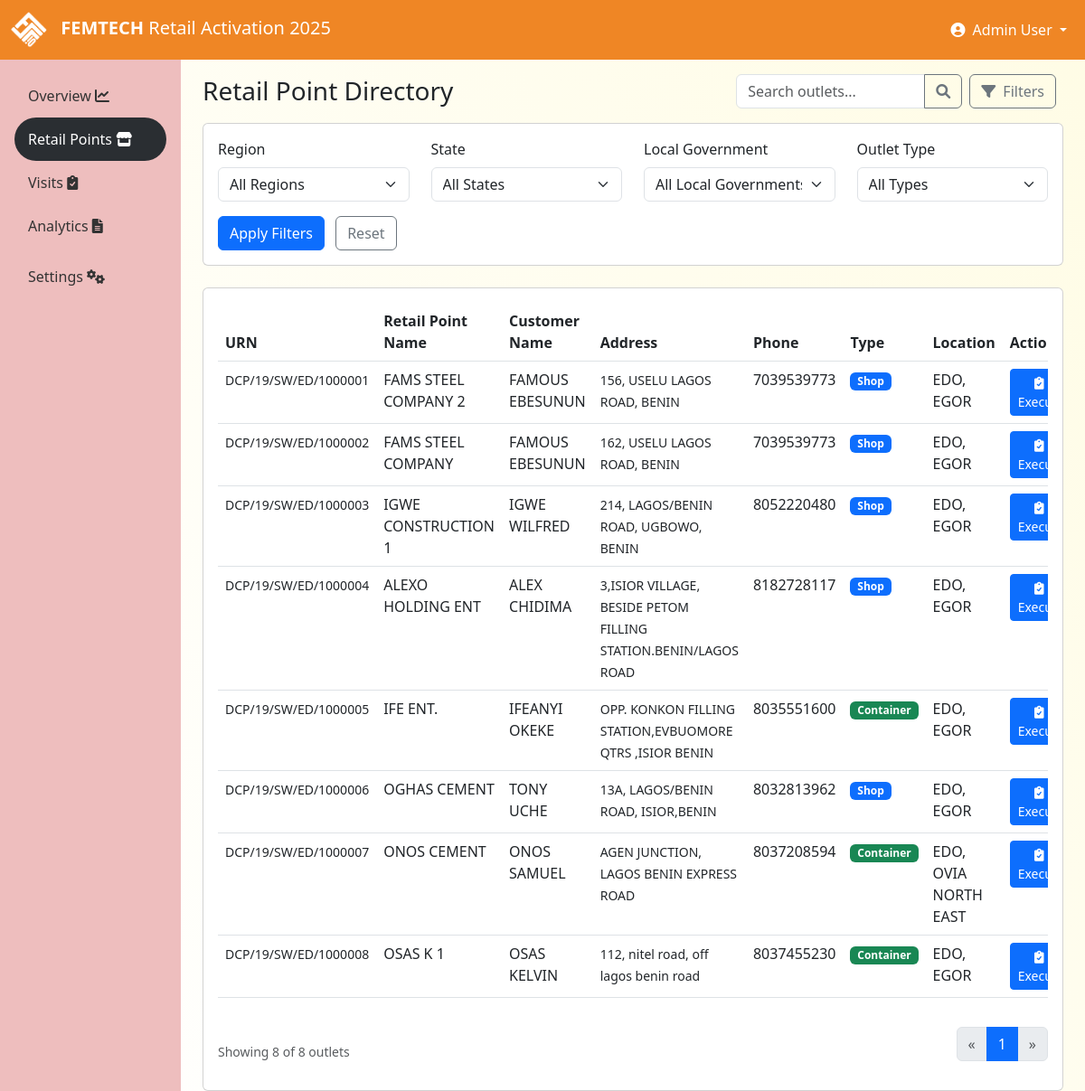
The app's page /outlets (signed in) with its own data.
### tables this page shows
CREATE TABLE profile (
        id INTEGER PRIMARY KEY,
        company_name TEXT NOT NULL DEFAULT 'DANGOTE',
        app_title TEXT NOT NULL DEFAULT 'POSM Retail Activation 2025',
        primary_color TEXT NOT NULL DEFAULT '#fdcc03',
        secondary_color TEXT NOT NULL DEFAULT '#f8f9fa',
        accent_color TEXT NOT NULL DEFAULT '#343a40',
        logo_path TEXT DEFAULT 'img/dangote-logo.png',
        favicon_path TEXT DEFAULT 'img/favicon.png',
        company_address TEXT,
        company_phone TEXT,
        company_email TEXT,
        company_website TEXT,
        footer_text TEXT,
        created_at TEXT DEFAULT CURRENT_TIMESTAMP,
        updated_at TEXT DEFAULT CURRENT_TIMESTAMP
    );

CREATE TABLE outlets (
        id INTEGER PRIMARY KEY,
        urn TEXT UNIQUE,
        outlet_name TEXT,
        customer_name TEXT,
        address TEXT,
        phone TEXT,
        outlet_type TEXT,
        local_govt TEXT,
        state TEXT,
        region TEXT
    , is_active INTEGER DEFAULT 1, created_at TEXT, updated_at TEXT);

### pykes/routes.py (the view, shortened to what this page needs)
    @app.route('/outlets')
    @login_required
    def outlets():
        filters = {
            'region': request.args.get('region', ''),
            'state': request.args.get('state', ''),
            'local_govt': request.args.get('local_govt', ''),
            'outlet_type': request.args.get('outlet_type', ''),
            'search': request.args.get('search', '')
        }
        page = request.args.get('page', 1, type=int)
        per_page = min(request.args.get('per_page', DEFAULT_PER_PAGE, type=int), MAX_PER_PAGE)
        offset = (page - 1) * per_page
        with get_db_cursor() as (conn, cursor):
            base_query = """
                SELECT o.* FROM outlets o
                WHERE o.id NOT IN (
                    SELECT DISTINCT outlet_id FROM executions
                    WHERE status = 'Completed'
                )
            """
            count_query = """
                SELECT COUNT(*) FROM outlets o
                WHERE o.id NOT IN (
                    SELECT DISTINCT outlet_id FROM executions
                    WHERE status = 'Completed'
                )
            """
            params = []
            count_params = []
            user_info = get_session_user_info()
            query, params = build_filter_query(base_query, {
                'o.region': filters['region'],
                'o.state': filters['state'],
                'o.local_govt': filters['local_govt'],
                'o.outlet_type': filters['outlet_type'],
                'search': filters['search']
            }, params)
            count_query, count_params = build_filter_query(count_query, {
                'o.region': filters['region'],
                'o.state': filters['state'],
                'o.local_govt': filters['local_govt'],
                'o.outlet_type': filters['outlet_type'],
                'search': filters['search']
            }, count_params)
            cursor.execute(count_query, count_params)
            total_outlets = cursor.fetchone()[0]
            query += " LIMIT ? OFFSET ?"
            params.extend([per_page, offset])
            cursor.execute(query, params)
            outlets = cursor.fetchall()
        pagination = calculate_pagination(total_outlets, page, per_page)
        return render_template('outlets.html',
                            outlets=outlets,
                            page=pagination.get('current_page', page),
                            total_pages=pagination.get('total_pages'),
                            total_outlets=total_outlets,
                            region=filters['region'],
                            state=filters['state'],
                            local_govt=filters['local_govt'],
                            outlet_type=filters['outlet_type']
                            )

### templates/outlets.html (shortened to what this page needs)
{% extends 'base.html' %}
{% block content %}
<div class="container-fluid">
    <div class="d-flex justify-content-between align-items-center mb-3">
        <h1 class="h3 mb-0">Retail Point Directory</h1>
        <div class="d-flex">
            <div class="input-group me-2" style="width: 250px;">
                <input type="text" class="form-control" id="searchInput" name="search" placeholder="Search outlets..." value="{{ request.args.get('search', '') }}">
                <button class="btn btn-outline-secondary" type="button" id="searchButton">
                    <i class="fas fa-search"></i>
                </button>
            </div>
            <button class="btn btn-outline-secondary me-2 d-none d-md-inline-block" type="button" data-bs-toggle="collapse" data-bs-target="#filterCollapse">
                <i class="fas fa-filter me-1"></i> Filters
            </button>
        </div>
    </div>
    <div class="collapse mb-4 d-none d-md-block" id="filterCollapse">
        <div class="card card-body">
            <form id="desktopFilterForm" action="{{ url_for('outlets') }}" method="GET">
                <div class="row">
                    <div class="col-md-3 mb-2">
                        <label for="regionFilter" class="form-label">Region</label>
                        <select class="form-select" id="regionFilter" name="region">
                            <option value="">All Regions</option>
                        </select>
                    </div>
                    <div class="col-md-3 mb-2">
                        <label for="stateFilter" class="form-label">State</label>
                        <select class="form-select" id="stateFilter" name="state">
                            <option value="">All States</option>
                        </select>
                    </div>
                    <div class="col-md-3 mb-2">
                        <label for="localGovtFilter" class="form-label">Local Government</label>
                        <select class="form-select" id="localGovtFilter" name="local_govt">
                            <option value="">All Local Governments</option>
                        </select>
                    </div>
                    <div class="col-md-3 mb-2">
                        <label for="outletTypeFilter" class="form-label">Outlet Type</label>
                        <select class="form-select" id="outletTypeFilter" name="outlet_type">
                            <option value="">All Types</option>
                        </select>
                    </div>
                </div>
                <div class="row mt-2">
                    <div class="col-12">
                        <button type="submit" class="btn btn-primary" id="applyFilters">Apply Filters</button>
                        <a href="{{ url_for('outlets') }}" class="btn btn-outline-secondary ms-2" id="resetFilters">Reset</a>
                    </div>
                </div>
            </form>
        </div>
    </div>
    <div class="card d-none d-md-block">
        <div class="card-body">
            <div class="table-responsive">
                <table class="table table-hover">
                    <thead>
                        <tr>
                            <th>URN</th>
                            <th>Retail Point Name</th>
                            <th>Customer Name</th>
                            <th>Address</th>
                            <th>Phone</th>
                            <th>Type</th>
                            <th>Location</th>
                            <th>Actions</th>
                        </tr>
                    </thead>
                    <tbody>
                        {% for outlet in outlets %}
                        <tr>
                            <td><small>{{ outlet.urn }}</small></td>
                            <td>{{ outlet.outlet_name }}</td>
                            <td>{{ outlet.customer_name }}</td>
                            <td><small>{{ outlet.address }}</small></td>
                            <td>{{ outlet.phone }}</td>
                            <td>
                                {% if outlet.outlet_type == 'Shop' %}
                                    <span class="badge bg-primary">Shop</span>
                                {% elif outlet.outlet_type == 'CONTAINER' %}
                                    <span class="badge bg-success">Container</span>
                                {% else %}
                                    <span class="badge bg-secondary">{{ outlet.outlet_type }}</span>
                                {% endif %}
                            </td>
                            <td>{{ outlet.state }}, {{ outlet.local_govt }}</td>
                            <td>
                                <a href="{{ url_for('new_execution', outlet_id=outlet.id) }}" class="btn btn-sm btn-primary">
                                    <i class="fas fa-clipboard-check me-1"></i> Execute
                                </a>
                            </td>
                        </tr>
                        {% endfor %}
                    </tbody>
                </table>
            </div>
            <div class="d-flex justify-content-between align-items-center mt-3">
                <div>
                    <small class="text-muted">Showing {{ outlets|length }} of {{ total_outlets }} outlets</small>
                </div>
                <nav aria-label="Page navigation">
                    <ul class="pagination">
                        {% if page > 1 %}
                        <li class="page-item">
                            <a class="page-link" href="{{ url_for('outlets', page=page-1, region=region, state=state, local_govt=local_govt, outlet_type=outlet_type, search=request.args.get('search', '')) }}" aria-label="Previous">
                                <span aria-hidden="true">&laquo;</span>
                            </a>
                        </li>
                        {% else %}
                        <li class="page-item disabled">
                            <a class="page-link" href="#" aria-label="Previous">
                                <span aria-hidden="true">&laquo;</span>
                            </a>
                        </li>
                        {% endif %}
                        {% for p in range(max(1, page-2), min(total_pages+1, page+3)) %}
                        <li class="page-item {% if p == page %}active{% endif %}">
                            <a class="page-link" href="{{ url_for('outlets', page=p, region=region, state=state, local_govt=local_govt, outlet_type=outlet_type, search=request.args.get('search', '')) }}">{{ p }}</a>
                        </li>
                        {% endfor %}
                        {% if page < total_pages %}
                        <li class="page-item">
                            <a class="page-link" href="{{ url_for('outlets', page=page+1, region=region, state=state, local_govt=local_govt, outlet_type=outlet_type, search=request.args.get('search', '')) }}" aria-label="Next">
                                <span aria-hidden="true">&raquo;</span>
                            </a>
                        </li>
                        {% else %}
                        <li class="page-item disabled">
                            <a class="page-link" href="#" aria-label="Next">
                                <span aria-hidden="true">&raquo;</span>
                            </a>
                        </li>
                        {% endif %}
                    </ul>
                </nav>
            </div>
        </div>
    </div>
</div>
{% endblock %}

### templates/base.html (shortened to what this page needs)
<!DOCTYPE html>
<html lang="en">
<head>
    <link href="https://cdn.jsdelivr.net/npm/bootstrap@5.3.0-alpha1/dist/css/bootstrap.min.css" rel="stylesheet">
    <link rel="stylesheet" href="https://cdnjs.cloudflare.com/ajax/libs/font-awesome/6.0.0/css/all.min.css">
</head>
<body>
    <nav class="navbar navbar-expand-lg navbar-dark bg-primary-dangote">
        <div class="container-fluid">
            <a class="navbar-brand" href="/">
                {% if profile.logo_path %}
                    <img src="{{ url_for('static', filename=profile.logo_path) }}" alt="{{ profile.company_name }} Logo" class="login-logo">
                {% else %}
                    <img src="{{ url_for('static', filename='img/dangote-logo.png') }}" alt="{{ profile.company_name }} Logo" class="login-logo">
                {% endif %}
                <span class="logo-text">{{ profile.company_name }}</span> <span class="d-none d-md-inline">{{ profile.app_title.split('POSM')[-1].strip() if 'POSM' in profile.app_title else 'Retail Activation 2025' }}</span>
            </a>
            <div class="collapse navbar-collapse" id="navbarNav">
                <ul class="navbar-nav ms-auto">
                    {% if session.user_id %}
                    <li class="nav-item dropdown">
                        <a class="nav-link dropdown-toggle text-white" href="#" id="navbarDropdown" role="button" data-bs-toggle="dropdown">
                            <i class="fas fa-user-circle me-1"></i> {{ session.full_name }}
                        </a>
                    </li>
                    {% endif %}
                </ul>
            </div>
        </div>
    </nav>
    <div class="container-fluid">
        <div class="row">
            {% if session.user_id %}
            <div class="col-md-2 sidebar p-0 d-none d-md-block">
                <div class="d-flex flex-column p-3">
                    <ul class="nav nav-pills flex-column mb-auto">
                        <li class="nav-item">
                            <a href="{{ url_for('index') }}" class="nav-link {% if request.path == url_for('index') %}active{% endif %}">
                                Overview  <i class="fas fa-chart-line me-2"></i>
                            </a>
                        </li>
                        <li class="nav-item">
                            <a href="{{ url_for('outlets') }}" class="nav-link {% if request.path == url_for('outlets') %}active{% endif %}">
                                Retail Points  <i class="fas fa-store me-2"></i>
                            </a>
                        </li>
                        <li class="nav-item">
                            <a href="{{ url_for('executions') }}" class="nav-link {% if request.path == url_for('executions') %}active{% endif %}">
                                Visits  <i class="fas fa-clipboard-check me-2"></i>
                            </a>
                        </li>
                        <li class="nav-item">
                            <a href="{{ url_for('reports') }}" class="nav-link {% if request.path == url_for('reports') %}active{% endif %}">
                                Analytics  <i class="fas fa-file-alt me-2"></i>
                            </a>
                        </li>
                        {% if session.role == 'admin' %}
                        <li class="nav-item mt-2">
                            <a href="{{ url_for('admin.admin_dashboard') }}" class="nav-link {% if '/admin' in request.path %}active{% endif %}">
                                Settings  <i class="fas fa-cogs me-2"></i>
                            </a>
                        </li>
                        {% endif %}
                    </ul>
                </div>
            </div>
            <div class="col-md-10 pt-3 main-content">
            {% else %}
            <div class="col-12 pt-3 main-content">
            {% endif %}
                {% block content %}{% endblock %}
            </div>
        </div>
    </div>
</body>
</html>

### records on screen
profile: logo_path (picture), company_name "FEMTECH", app_title "Retail Activation 2025"
outlets: urn "DCP/19/SW/ED/1000001", outlet_name "FAMS STEEL COMPANY 2", customer_name "FAMOUS EBESUNUN", address "156, USELU LAGOS ROAD, BENIN", phone "7039539773", outlet_type "Shop", state "EDO", local_govt "EGOR"
outlets: urn "DCP/19/SW/ED/1000002", outlet_name "FAMS STEEL COMPANY", customer_name "FAMOUS EBESUNUN", address "162, USELU LAGOS ROAD, BENIN", phone "7039539773", outlet_type "Shop", state "EDO", local_govt "EGOR"
outlets: urn "DCP/19/SW/ED/1000003", outlet_name "IGWE CONSTRUCTION 1", customer_name "IGWE WILFRED", address "214, LAGOS/BENIN ROAD, UGBOWO, BENIN", phone "8052220480", outlet_type "Shop", state "EDO", local_govt "EGOR"
outlets: urn "DCP/19/SW/ED/1000004", outlet_name "ALEXO HOLDING ENT", customer_name "ALEX CHIDIMA", address "3,ISIOR VILLAGE, BESIDE PETOM FILLING STATION.BENIN/LAGOS ROAD", phone "8182728117", outlet_type "Shop", state "EDO", local_govt "EGOR"
outlets: urn "DCP/19/SW/ED/1000005", outlet_name "IFE ENT.", customer_name "IFEANYI OKEKE", address "OPP. KONKON FILLING STATION,EVBUOMORE QTRS ,ISIOR BENIN", phone "8035551600", outlet_type "Container", state "EDO", local_govt "EGOR"
outlets: urn "DCP/19/SW/ED/1000006", outlet_name "OGHAS CEMENT", customer_name "TONY UCHE", address "13A, LAGOS/BENIN ROAD, ISIOR,BENIN", phone "8032813962", outlet_type "Shop", state "EDO", local_govt "EGOR"
outlets: urn "DCP/19/SW/ED/1000007", outlet_name "ONOS CEMENT", customer_name "ONOS SAMUEL", address "AGEN JUNCTION, LAGOS BENIN EXPRESS ROAD", phone "8037208594", outlet_type "Container", state "EDO", local_govt "OVIA NORTH EAST"
outlets: urn "DCP/19/SW/ED/1000008", outlet_name "OSAS K 1", customer_name "OSAS KELVIN", address "112, nitel road, off lagos benin road", phone "8037455230", outlet_type "Container", state "EDO", local_govt "EGOR"

### other values on screen
{{ session.full_name }} "Admin User"
{{ outlets|length }} "8"
{{ total_outlets }} "8"
{{ p }} "1"
